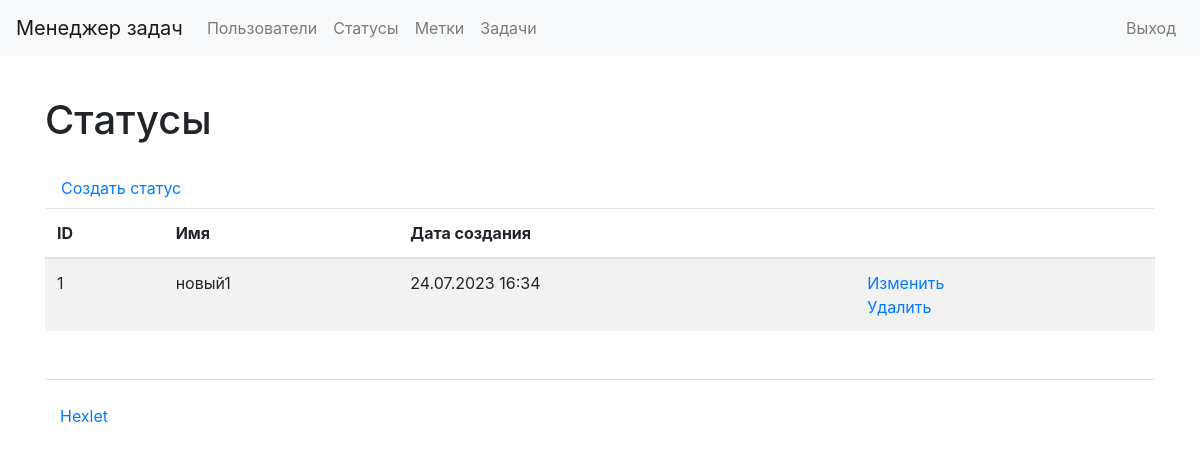
/statuses/ (signed in), run on an earlier commit of the app's database.
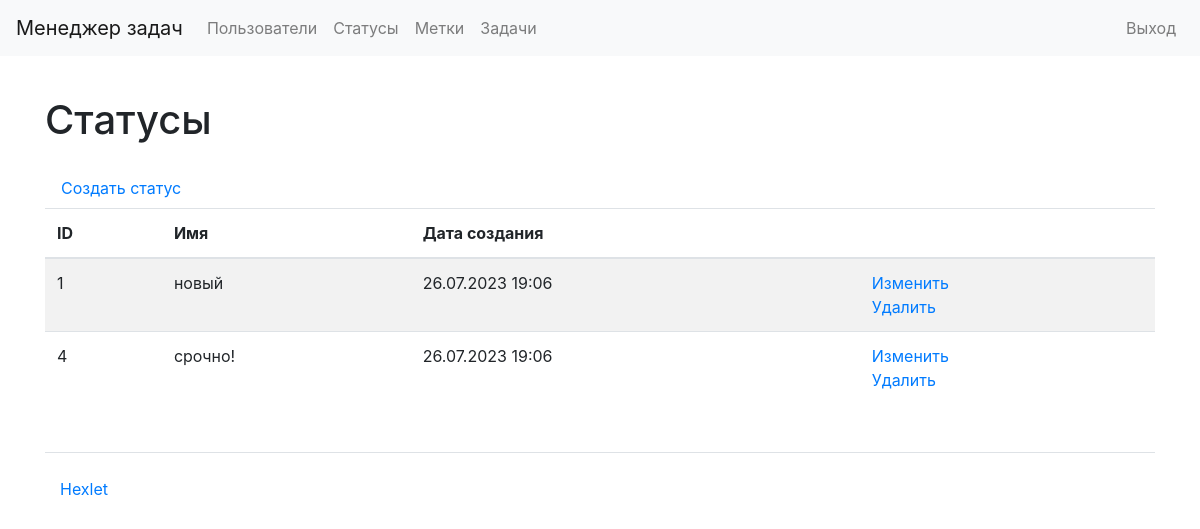
And on a later commit of the database.
### task_manager/statuses/models.py (models this page shows, shortened)
class Statuses(models.Model):
    name = models.CharField(max_length=100,
                            verbose_name=_('Name'),
                            unique=True)
    created_at = models.DateTimeField(auto_now=True,
                                      verbose_name=_('Creation date'))

### task_manager/statuses/views.py (the view)
# urls.py: path('', views.StatusesListView.as_view(),
class StatusesListView(AuthRequiredMixin, SuccessMessageMixin, ListView):
    template_name = 'statuses/statuses_list.html'
    model = Statuses

### task_manager/users/mixins.py (called while the page is built)
    def dispatch(self, request, *args, **kwargs):
        if not request.user.is_authenticated:
            messages.error(request, self.auth_message)
            return redirect(reverse_lazy('login'))
        return super().dispatch(request, *args, **kwargs)

### task_manager/templates/statuses/statuses_list.html
{% extends "base.html" %}
{% load bootstrap4 %}
{% block content %}
{% load i18n %}
<h1 class="my-4">{% trans "Statuses" %}</h1>
<a class="nav-link" href="{% url 'create_status' %}">{% trans "Create status" %}</a>
<table class="table table-striped">
  <thead>
    <tr>
      <th>ID</th>
      <th>{% trans "Name" %}</th>
      <th>{% trans "Creation date" %}</th>
      <th></th>
    </tr>
  </thead>
  <tbody>
    {% for status in statuses_list %}
    <tr>
      <td>{{ status.pk }}</td>
      <td>{{ status.name }}</td>
      <td>{{ status.created_at|date:"d.m.Y H:i" }}</td>
      <td>
        <a href="{% url 'update_status' status.pk %}">{% trans "Change" %}</a>
        <br>
        <a href="{% url 'delete_status' status.pk %}">{% trans "Delete" %}</a>
      </td>
    </tr>
    {% endfor %}
  </tbody>
</table>
{% endblock %}

What changed in the data, as far as the page shows it:
changed Statuses id 1: name "новый1" → "новый"; created_at "24.07.2023 16:34" → "26.07.2023 19:06"
added Statuses: pk "4", name "срочно!", created_at "26.07.2023 19:06"
